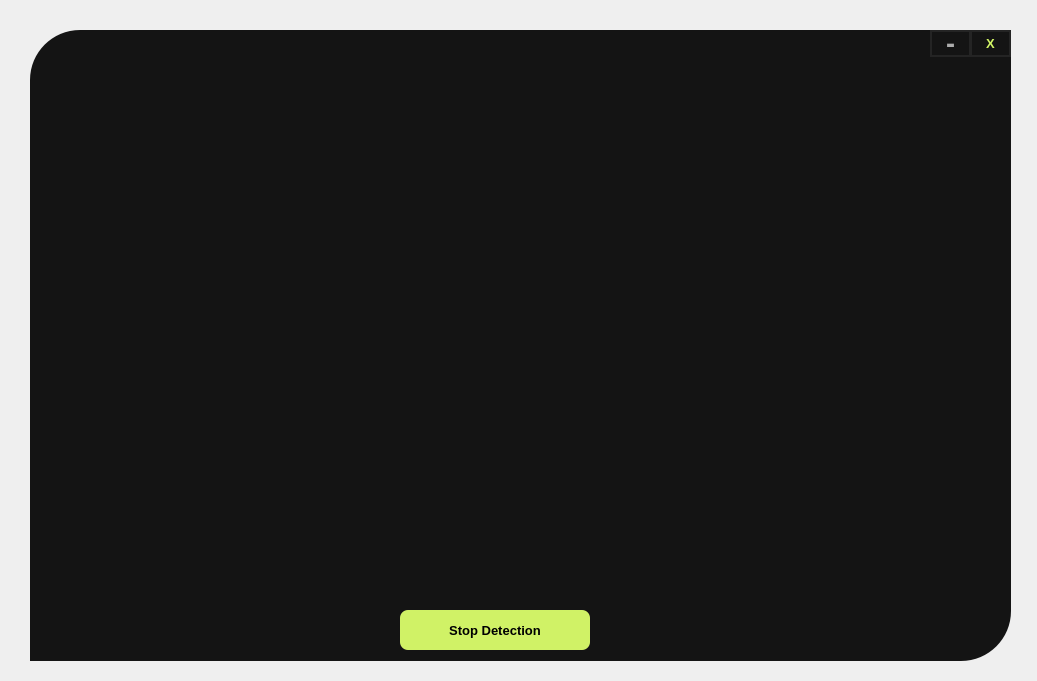
<?xml version="1.0" encoding="UTF-8"?>
<ui version="4.0">
 <class>MainWindow</class>
 <widget class="QMainWindow" name="MainWindow">
  <property name="geometry">
   <rect>
    <x>0</x>
    <y>0</y>
    <width>1037</width>
    <height>681</height>
   </rect>
  </property>
  <property name="windowTitle">
   <string>MainWindow</string>
  </property>
  <widget class="QWidget" name="centralwidget">
   <widget class="QWidget" name="drop_widget" native="true">
    <property name="geometry">
     <rect>
      <x>20</x>
      <y>20</y>
      <width>991</width>
      <height>651</height>
     </rect>
    </property>
    <widget class="QLabel" name="label_detection">
     <property name="geometry">
      <rect>
       <x>10</x>
       <y>10</y>
       <width>981</width>
       <height>631</height>
      </rect>
     </property>
     <property name="cursor">
      <cursorShape>PointingHandCursor</cursorShape>
     </property>
     <property name="mouseTracking">
      <bool>false</bool>
     </property>
     <property name="styleSheet">
      <string notr="true">background-color:#141414;
border-top-left-radius:50px;
border-bottom-right-radius:50px;</string>
     </property>
     <property name="text">
      <string/>
     </property>
    </widget>
    <widget class="QPushButton" name="stop_detection_button">
     <property name="geometry">
      <rect>
       <x>380</x>
       <y>590</y>
       <width>190</width>
       <height>40</height>
      </rect>
     </property>
     <property name="font">
      <font>
       <pointsize>10</pointsize>
       <weight>75</weight>
       <bold>true</bold>
      </font>
     </property>
     <property name="styleSheet">
      <string notr="true">QPushButton{
border-radius: 8px;
background:#D0F266;
height: 30px;
color: #000;

}

QPushButton:pressed{
padding-top:5px;
padding-left:5px;
}

</string>
     </property>
     <property name="text">
      <string>Stop Detection</string>
     </property>
    </widget>
    <widget class="QPushButton" name="min_butto">
     <property name="geometry">
      <rect>
       <x>910</x>
       <y>10</y>
       <width>41</width>
       <height>27</height>
      </rect>
     </property>
     <property name="font">
      <font>
       <pointsize>20</pointsize>
       <weight>75</weight>
       <bold>true</bold>
      </font>
     </property>
     <property name="cursor">
      <cursorShape>PointingHandCursor</cursorShape>
     </property>
     <property name="styleSheet">
      <string notr="true">
QPushButton{

border-radius: 13.5px;
background: #141414;
color: #ACACAC;
border: 2px solid #242424;

}

QPushButton:pressed{
padding-top:5px;
padding-left:5px;
}

</string>
     </property>
     <property name="text">
      <string>-</string>
     </property>
    </widget>
    <widget class="QPushButton" name="cls_button">
     <property name="geometry">
      <rect>
       <x>950</x>
       <y>10</y>
       <width>41</width>
       <height>27</height>
      </rect>
     </property>
     <property name="font">
      <font>
       <pointsize>10</pointsize>
       <weight>75</weight>
       <bold>true</bold>
      </font>
     </property>
     <property name="cursor">
      <cursorShape>PointingHandCursor</cursorShape>
     </property>
     <property name="styleSheet">
      <string notr="true">
QPushButton{

border-radius: 13.5px;
background: #141414;
color: #D2F565;
border: 2px solid #242424;

}
QPushButton:hover{
background-color:#e63946;
}
QPushButton:pressed{
padding-top:5px;
padding-left:5px;
}

</string>
     </property>
     <property name="text">
      <string>X</string>
     </property>
    </widget>
   </widget>
  </widget>
 </widget>
 <resources/>
 <connections/>
</ui>
